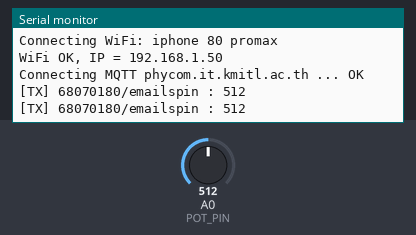
The sketch below on a simulated Arduino Uno R4 WiFi. On the bench: the last lines printed to the serial monitor. The test bench sets the inputs (shaded band); at power-on: A0 (POT_PIN) = 512. WiFi joins after 1.5 s; servers stay silent unless stated; random numbers use the default seed unless the sketch sets one; no MQTT or app messages arrive unless stated.

Above: at 2.7 s.
2.8 s: A0 (POT_PIN) set to 716
At 3.4 s:
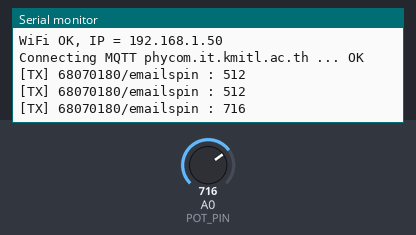
4.3 s: A0 (POT_PIN) set to 900
At 5.1 s:
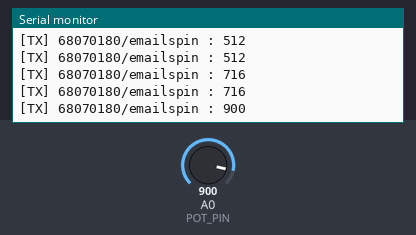
Timing chart, 0 to 7.3 s (numbered marks = the images above; inputs shaded):
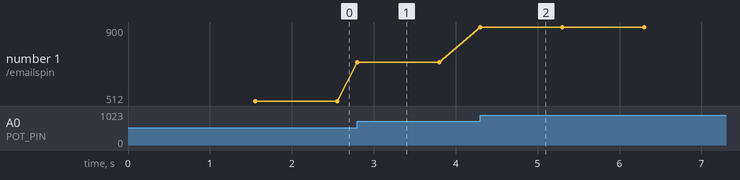

The sketch:

FINAL68_Q1_Emailspin.ino
```cpp
// =====================================================================
// Final 68 ข้อ 1 : เครื่องดื่มสูตรพิเศษของเชฟเอียนที่ Clarke Quay (1 คะแนน)
// อ่านค่าตัวต้านทานปรับค่าได้ (Potentiometer) -> publish ไปที่ student_id/emailspin
// เพื่อให้ emailspin ในเว็บ (phycom.it.kmitl.ac.th/exam68) หมุนตามความเร็วที่ส่งไป
//
// บอร์ด Arduino UNO R4 WiFi   ไลบรารี: MQTT (MQTTClient.h)
// วงจร: Potentiometer ขาริม -> 5V และ GND, ขากลาง -> A0
// (ขาเดียวกับไฟล์ FINAL68_ALL_IN_ONE ต่อวงจรครั้งเดียวใช้ได้ทุกข้อ)
// =====================================================================

#include <WiFiS3.h>
#include <MQTTClient.h>

// ===== แก้ตรงนี้ =====
const char WIFI_SSID[]  = "iphone 80 promax";          // hotspot มือถือ 2.4 GHz
const char WIFI_PASSWORD[]  = "88888888";
const String STUDENT_ID = "68070180";           // <<< รหัสนักศึกษา (topic = รหัส/emailspin)

// broker ตามข้อสอบ (บอร์ดใช้พอร์ต 1883 ทุกตัว) เลือก 1 ตัว
const char MQTT_BROKER_ADRRESS[] = "phycom.it.kmitl.ac.th";
// const char MQTT_BROKER_ADRRESS[] = "mqtt-dashboard.com";
// const char MQTT_BROKER_ADRRESS[] = "test.mosquitto.org";
const int   MQTT_PORT = 1883;

// รูปแบบค่าที่ส่ง: false = ค่าดิบ 0–1023, true = เปอร์เซ็นต์ 0–100
// ถ้า emailspin ในเว็บหมุนเร็วสุดตั้งแต่หมุน Pot นิดเดียว ให้เปลี่ยนเป็น true
const bool SEND_PERCENT = false;

const int POT_PIN = A0;

String TOPIC_SPIN;
WiFiClient network;
MQTTClient mqtt = MQTTClient(256);
int lastSent = -100;
unsigned long lastPub = 0;

void connectWiFi() {
  Serial.print("Connecting WiFi: ");
  Serial.println(WIFI_SSID);
  while (WiFi.begin(WIFI_SSID, WIFI_PASSWORD) != WL_CONNECTED) { Serial.print("."); delay(3000); }
  while (WiFi.localIP() == IPAddress(0, 0, 0, 0)) delay(200);
  Serial.print("WiFi OK, IP = ");
  Serial.println(WiFi.localIP());
}

void connectToMQTT() {
  while (!mqtt.connected()) {
    String clientId = "r4-" + STUDENT_ID + "-" + String(random(0xFFFF), HEX);
    Serial.print("Connecting MQTT ");
    Serial.print(MQTT_BROKER_ADRRESS);
    Serial.print(" ... ");
    if (mqtt.connect(clientId.c_str())) {
      Serial.println("OK");
    } else {
      Serial.print("fail err=");
      Serial.print(mqtt.lastError()); Serial.print(" rc="); Serial.println(mqtt.returnCode());
      delay(2000);
    }
  }
}

void setup() {
  Serial.begin(9600);
  TOPIC_SPIN = STUDENT_ID + "/emailspin";
  connectWiFi();
  randomSeed(micros());
  mqtt.begin(MQTT_BROKER_ADRRESS, MQTT_PORT, network);
  connectToMQTT();
}

void loop() {
  if (WiFi.status() != WL_CONNECTED) connectWiFi();
  if (!mqtt.connected()) connectToMQTT();
  mqtt.loop();

  int raw = analogRead(POT_PIN);                        // 0–1023
  int value = SEND_PERCENT ? map(raw, 0, 1023, 0, 100) : raw;
  int threshold = SEND_PERCENT ? 1 : 8;                 // กันค่าแกว่งเล็กน้อย

  // ส่งเมื่อค่าเปลี่ยน หรือทุก 1 วินาที และไม่ถี่กว่า 100 ms
  bool changed = abs(value - lastSent) >= threshold;
  bool timeout = millis() - lastPub >= 1000;
  if ((changed || timeout) && millis() - lastPub >= 100) {
    mqtt.publish(TOPIC_SPIN.c_str(), String(value).c_str());
    Serial.print("[TX] ");
    Serial.print(TOPIC_SPIN);
    Serial.print(" : ");
    Serial.println(value);
    lastSent = value;
    lastPub = millis();
  }
}
```

Measured:
- after the input at 2.8 s, the serial monitor: prints a new line at once (image 1)
- after the input at 4.3 s, the serial monitor: prints a new line at once (image 2)
- plotted number 1: 512 → 716 after the input at 2.8 s, 716 → 900 after the input at 4.3 s
